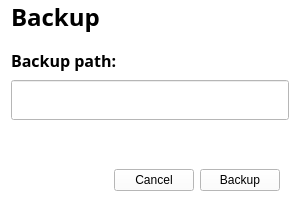
<?xml version="1.0" encoding="UTF-8"?>
<ui version="4.0">
 <class>BackupWindow</class>
 <widget class="QWidget" name="BackupWindow">
  <property name="geometry">
   <rect>
    <x>0</x>
    <y>0</y>
    <width>300</width>
    <height>200</height>
   </rect>
  </property>
  <property name="windowTitle">
   <string>Form</string>
  </property>
  <property name="styleSheet">
   <string notr="true">background:rgb(255, 255, 255);</string>
  </property>
  <layout class="QGridLayout" name="gridLayout">
   <property name="topMargin">
    <number>0</number>
   </property>
   <property name="bottomMargin">
    <number>0</number>
   </property>
   <property name="spacing">
    <number>0</number>
   </property>
   <item row="5" column="0" alignment="Qt::AlignRight">
    <widget class="QWidget" name="horizontalWidget" native="true">
     <property name="minimumSize">
      <size>
       <width>0</width>
       <height>40</height>
      </size>
     </property>
     <property name="maximumSize">
      <size>
       <width>16777215</width>
       <height>40</height>
      </size>
     </property>
     <layout class="QHBoxLayout" name="horizontalLayout_2">
      <item>
       <widget class="QPushButton" name="Cancel">
        <property name="sizePolicy">
         <sizepolicy hsizetype="Fixed" vsizetype="Fixed">
          <horstretch>0</horstretch>
          <verstretch>0</verstretch>
         </sizepolicy>
        </property>
        <property name="text">
         <string>Cancel</string>
        </property>
       </widget>
      </item>
      <item>
       <widget class="QPushButton" name="Open">
        <property name="sizePolicy">
         <sizepolicy hsizetype="Fixed" vsizetype="Fixed">
          <horstretch>0</horstretch>
          <verstretch>0</verstretch>
         </sizepolicy>
        </property>
        <property name="text">
         <string>Backup</string>
        </property>
       </widget>
      </item>
     </layout>
    </widget>
   </item>
   <item row="0" column="0">
    <widget class="QWidget" name="horizontalWidget_2" native="true">
     <property name="sizePolicy">
      <sizepolicy hsizetype="Preferred" vsizetype="Fixed">
       <horstretch>0</horstretch>
       <verstretch>0</verstretch>
      </sizepolicy>
     </property>
     <property name="minimumSize">
      <size>
       <width>0</width>
       <height>40</height>
      </size>
     </property>
     <property name="maximumSize">
      <size>
       <width>16777215</width>
       <height>40</height>
      </size>
     </property>
     <layout class="QHBoxLayout" name="horizontalLayout">
      <property name="leftMargin">
       <number>0</number>
      </property>
      <property name="topMargin">
       <number>0</number>
      </property>
      <property name="rightMargin">
       <number>0</number>
      </property>
      <property name="bottomMargin">
       <number>0</number>
      </property>
      <item alignment="Qt::AlignTop">
       <widget class="QLabel" name="OpenHead">
        <property name="sizePolicy">
         <sizepolicy hsizetype="Preferred" vsizetype="Fixed">
          <horstretch>0</horstretch>
          <verstretch>0</verstretch>
         </sizepolicy>
        </property>
        <property name="font">
         <font>
          <family>Segoe UI Semibold</family>
          <pointsize>18</pointsize>
          <weight>75</weight>
          <bold>true</bold>
         </font>
        </property>
        <property name="text">
         <string>Backup</string>
        </property>
       </widget>
      </item>
     </layout>
    </widget>
   </item>
   <item row="3" column="0">
    <widget class="QLineEdit" name="InputPath">
     <property name="minimumSize">
      <size>
       <width>0</width>
       <height>40</height>
      </size>
     </property>
     <property name="maximumSize">
      <size>
       <width>16777215</width>
       <height>40</height>
      </size>
     </property>
    </widget>
   </item>
   <item row="2" column="0">
    <widget class="QLabel" name="patch">
     <property name="sizePolicy">
      <sizepolicy hsizetype="Preferred" vsizetype="Fixed">
       <horstretch>0</horstretch>
       <verstretch>0</verstretch>
      </sizepolicy>
     </property>
     <property name="minimumSize">
      <size>
       <width>0</width>
       <height>40</height>
      </size>
     </property>
     <property name="maximumSize">
      <size>
       <width>16777215</width>
       <height>40</height>
      </size>
     </property>
     <property name="font">
      <font>
       <family>Segoe UI Semibold</family>
       <pointsize>12</pointsize>
       <weight>75</weight>
       <bold>true</bold>
      </font>
     </property>
     <property name="text">
      <string>Backup path: </string>
     </property>
    </widget>
   </item>
   <item row="4" column="0">
    <spacer name="verticalSpacer">
     <property name="orientation">
      <enum>Qt::Vertical</enum>
     </property>
     <property name="sizeType">
      <enum>QSizePolicy::Fixed</enum>
     </property>
     <property name="sizeHint" stdset="0">
      <size>
       <width>20</width>
       <height>40</height>
      </size>
     </property>
    </spacer>
   </item>
  </layout>
 </widget>
 <resources/>
 <connections/>
</ui>
